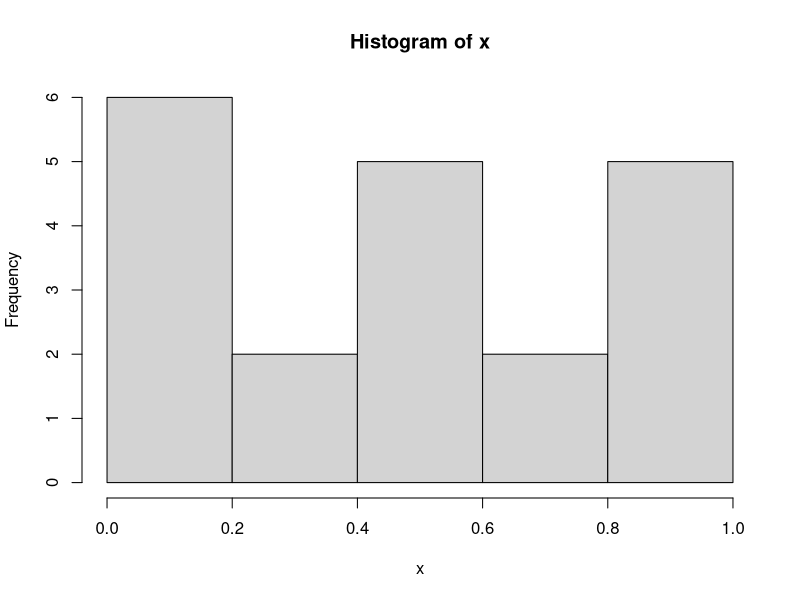

This figure's R source: (Note: this script raises an error after producing the figure.)
setwd("C:/Study/DS/R in Action Book Study/2020-11-25 Chapter 3")
options()
options(digits=3)
x <- runif(20)
summary(x)
hist(x)

ls()
history()

getwd()

install.packages("vcd")
library(vcd)
head(Arthritis)
example("Arthritis")

attach(mtcars)
plot(wt, mpg)
abline(lm(mpg~wt))
title("Regression of MPG on Weight")
detach(mtcars)

pdf("mygraph.pdf")
attach(mtcars)
plot(wt, mpg)
abline(lm(mpg~wt))
title("Regression of MPG on Weight")
detach(mtcars)
dev.off()

?plot()

dose <- c(20, 30, 40, 45, 60)
drugA <- c(16, 20, 27, 40, 60)
drugB <- c(15, 18, 25, 31, 40)

plot(dose, drugA, type="b")

opar <- par(no.readonly=TRUE)
par(lty=2, pch=17)
plot(dose, drugA, type="b")
par(opar)

plot(dose, drugA, type="b", lty=2, pch=17)

plot(dose, drugA, type="b", lty=3, lwd=3, pch=15, cex=2)



opar <- par(no.readonly=TRUE)
par(fg="white", bg="black")
plot(dose, drugA, type="b", lty=3, lwd=3, pch=15, cex=2, 
     col="red")
par(opar)

rainbow(10)
rep(1,10)
barplot(rep(1,10), col=rainbow(10))
barplot(rep(1,10), col=heat.colors(10))
barplot(rep(1,10), col=terrain.colors(10))
barplot(rep(1,10), col=topo.colors(10))
barplot(rep(1,10), col=cm.colors(10))

install.packages("RColorBrewer")
library(RColorBrewer)
n <- 7
mycolors <- brewer.pal(n, "Blues")
barplot(rep(1,n), col=mycolors)

brewer.pal.info


barplot(rep(1,10), col=gray(0:10/10))
barplot(rep(1,10), col=gray(0:10/50))
barplot(rep(1,10), col=gray(10:20/20))


windowsFonts(
  A=windowsFont("Arial Black"),
  B=windowsFont("Bookman Old Style"),
  C=windowsFont("Comic Sans MS")
)

title("Regression of MPG on Weight", family = "C")


barplot(rep(1,10), col=gray(10:20/20), pin=c(4,3), mai=c(1,.5, 1, .2))

opar <- par(no.readonly=TRUE)
  par(pin=c(8,3), mai=c(.8,1.3, .3, .3))
  barplot(rep(1,10), col=gray(10:20/20))
par(opar)

#default
par(mar=c(5, 4, 4, 2) + 0.1)

opar <- par(no.readonly=TRUE)
  par(lwd=2, cex=1.5)
  par(cex.axis=.75, font.axis=3)
  #plot(dose, drugA, type="b", pch=19, lty=2, col="red")
  plot(dose, drugB, type="b", pch=23, lty=6, col="blue", bg="green",
       main="Clinical Trials for Drug B",
       sub="This is hypothetical data",
       xlab="Dosage", ylab="Drug Response",
       xlim=c(0, 60), ylim=c(0, 70))
  plot(dose, drugA, type="b",
       col="red", lty=2, pch=2, lwd=2,
       main="Clinical Trials for Drug A",
       sub="This is hypothetical data",
       xlab="Dosage", ylab="Drug Response",
       xlim=c(0, 60), ylim=c(0, 70))
par(opar)



x <- c(1:10)
y <- x
z <- 10/x
opar <- par(no.readonly=TRUE)
  par(mar=c(5, 4, 4, 8) + 0.1)
  plot(x, y, type="b",
       pch=21, col="red",
       yaxt="n", lty=3, ann=FALSE)
  lines(x, z, type="b", pch=22, col="blue", lty=2)
  axis(2, at=x, labels=x, col.axis="red", las=2)
  axis(4, at=z, labels=round(z, digits=2),
       col.axis="blue", las=2, cex.axis=0.7, tck=-.01)
  mtext("y=1/x", side=4, line=3, cex.lab=1, las=2, col="blue")
  title("An Example of Creative Axes",
        xlab="X values",
        ylab="Y=X")
par(opar)


opar <- par(no.readonly=TRUE)
  par(lwd=2, cex=1.5, font.lab=2)
  plot(dose, drugA, type="b",
       pch=15, lty=1, col="red", ylim=c(0, 60),
       main="Drug A vs. Drug B",
       xlab="Drug Dosage", ylab="Drug Response")
  lines(dose, drugB, type="b",
        pch=17, lty=2, col="blue")
  abline(h=c(30), lwd=1.5, lty=2, col="gray")
  library(Hmisc)
  minor.tick(nx=3, ny=3, tick.ratio=0.5)
  legend("topleft", inset=.05, title="Drug Type", c("A","B"),
         lty=c(1, 2), pch=c(15, 17), col=c("red", "blue"))
par(opar)



attach(mtcars)
plot(wt, mpg,
     main="Mileage vs. Car Weight",
     xlab="Weight", ylab="Mileage",
     pch=18, col="blue")
text(wt, mpg,
     row.names(mtcars),
     cex=0.6, pos=4, col="red")
detach(mtcars)


opar <- par(no.readonly=TRUE)
  par(cex=1.5)
  plot(1:7,1:7,type="n")
  text(3,3,"Example of default text")
  text(4,4,family="mono","Example of mono-spaced text")
  text(5,5,family="serif","Example of serif text")
par(opar)


demo(plotmath)

attach(mtcars)
  opar <- par(no.readonly=TRUE)
    par(mfrow=c(2,2))
    plot(wt,mpg, main="Scatterplot of wt vs. mpg")
    plot(wt,disp, main="Scatterplot of wt vs. disp")
    hist(wt, main="Histogram of wt")
    boxplot(wt, main="Boxplot of wt")
  par(opar)
detach(mtcars)

attach(mtcars)
  opar <- par(no.readonly=TRUE)
    par(mfrow=c(3,1))
    hist(wt)
    hist(mpg)
    hist(disp)
  par(opar)
detach(mtcars)

  
attach(mtcars)
  layout(matrix(c(1,1,2,3), 2, 2, byrow = TRUE))
  hist(wt)
  hist(mpg)
  hist(disp)
detach(mtcars)

attach(mtcars)
  layout(matrix(c(1, 1, 2, 3), 2, 2, byrow = TRUE),
         widths=c(3, 1), heights=c(1, 2))
  hist(wt)
  hist(mpg)
  hist(disp)
detach(mtcars)


opar <- par(no.readonly=TRUE)
  par(fig=c(0, 0.8, 0, 0.8))
  plot(mtcars$wt, mtcars$mpg,
       xlab="Miles Per Gallon",
       ylab="Car Weight")
  par(fig=c(0, 0.8, 0.55, 1), new=TRUE)
  boxplot(mtcars$wt, horizontal=TRUE, axes=FALSE)
  par(fig=c(0.65, 1, 0, 0.8), new=TRUE)
  boxplot(mtcars$mpg, axes=FALSE)
  mtext("Enhanced Scatterplot", side=3, outer=TRUE, line=-3)
par(opar)
